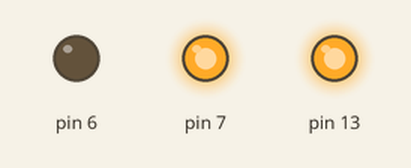
This sketch was run on a simulated Arduino Uno, built with avr-gcc and run on an emulated ATmega328P. Shown: output pins drawn as LEDs (lit = HIGH).

Above: at 0.1 s.
At 4.1 s:
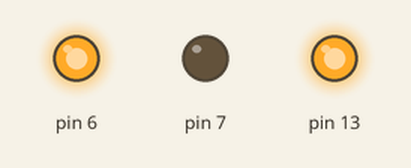
Timing chart, 0 to 5.6 s (numbered marks = the images above):
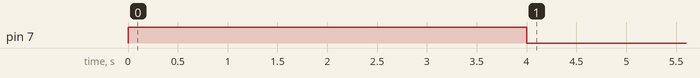

The sketch:

sketch_jul3a.ino
```cpp
void setup() {

  pinMode(13,OUTPUT);
  digitalWrite(13,HIGH);

  pinMode(7,OUTPUT);
  digitalWrite(7,HIGH);

  delay(4000);

  digitalWrite(7,LOW);
  pinMode(6,OUTPUT);
  digitalWrite(6,HIGH);


}

void loop() {

}
```
